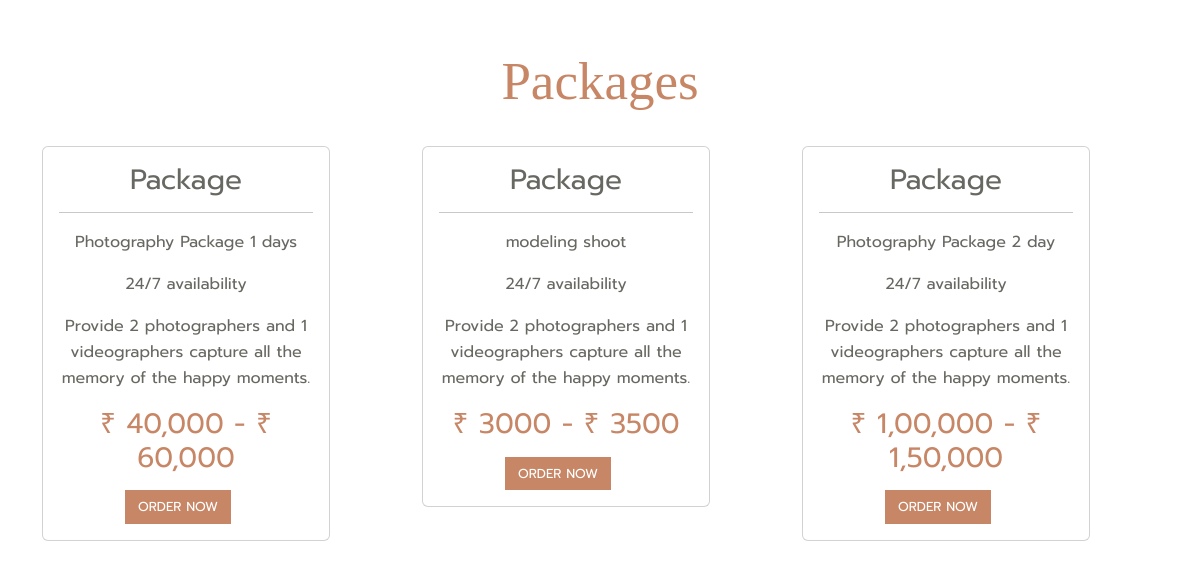
The page /pricesec.php on the database its author committed.
### tables this page shows
CREATE TABLE `packages` (
  `id` int(11) NOT NULL,
  `package_name` varchar(50) NOT NULL,
  `amounts` varchar(50) NOT NULL,
  `type` varchar(50) NOT NULL,
  `img` varchar(50) NOT NULL
);

### pricesec.php (the view, shortened to what this page needs)
<?php
    include('database.php');
    $qry="SELECT * FROM packages";
    $result=mysqli_query($con,$qry);
?>
<!DOCTYPE html>
<html lang="en">
<head>
     <link rel="stylesheet" href="css/bootstrap.min.css">
    <link rel="stylesheet" href="css/all.min.css">
     <link rel="stylesheet" href="css/style.css">
      <link rel="stylesheet" href="css/media.css">
</head>
<body>
        <div class="container spacer">
        <h1 class="price_title text-center mb-3">Packages</h1>
            <div class="row">
            <?php
                if(mysqli_num_rows($result)>0){
                    while($row=mysqli_fetch_assoc($result)){
                        echo "<div class='col-lg-4 mt-3'>";
                        echo "<div class='card text-center' style='width: 18rem;'>";
                        echo "<div class='card-body pricing_sec'>";
                        echo "<h3 class='card-title'>Package</h3><hr/>";
                        echo "<p class='card-text fs-6'>".$row['package_name']."</p>";
                        echo "<p class='pricing_sec fs-6'>24/7 availability</p>";
                        echo "<p>Provide 2 photographers and 1 videographers capture all the memory of the happy moments.</p>";
                        echo "<h3 class='amonut_sec'>".$row['amounts']."</h3>";
                        echo " <button class='btn btn_sec text-white me-3 rounded-0 mt-2' type='submit'><a href='reservation.php' class='text-white'>ORDER NOW</a></button>";
                        echo "</div>";
                        echo "</div>";
                        echo "</div>";
                    }
                }
            ?>
            </div>
        </div>
</body>
</html>

### css/style.css (style rules this page uses)
:root { --fontPrompt:'Prompt'; --fontEB:'EB Garamond'; --colorpink:#C78665; --colordark:#666861; --grey2: #ccced76c linear-gradient(180deg, #aaaaaa, #504c52); --blue2: #3c91e6 linear-gradient(180deg, #539de7, #406890); --violet: #001f3f linear-gradient(180deg, #26415c, #001f3f); --pink: #d81b60 linear-gradient(180deg, #de5889, #a23a60); --blue: #6b6c6f; }
body { font-size: 16px; font-family: 'Prompt'; line-height: 26px }
a { text-decoration: none; }
.spacer { padding-top: 50px; padding-bottom: 50px; }
.btn_sec { background-color: var(--colorpink) }

### pricesec.php (style rules this page uses)
.pricing_sec h3,h5,p { color: var(--colordark); }
.pricing_sec button { font-size: 13px; }
.price_title { font-family: var(--fontEB) !important; font-size: 53px; font-family: 'light' !important; color: var(--colorpink); }
.amonut_sec { color: var(--colorpink) !important; }

### rows shown on the page
packages: package_name "Photography Package 1 days", amounts "₹ 40,000 - ₹ 60,000"
packages: package_name "modeling shoot", amounts "₹ 3000 - ₹ 3500"
packages: package_name "Photography Package 2 day", amounts "₹ 1,00,000 - ₹ 1,50,000"
